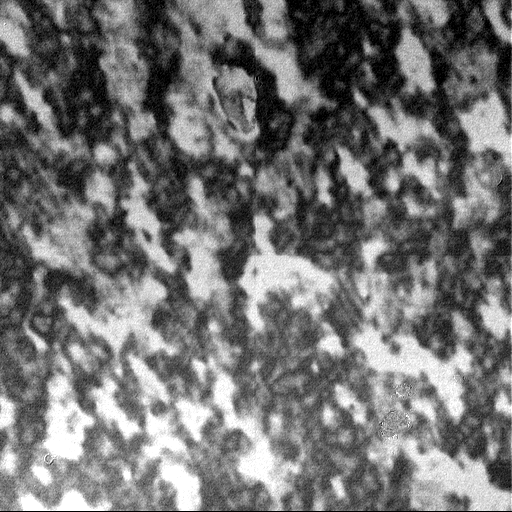
#> input picture Elements/temporal_image.tif, 512 x 512 px
$ python -i tools.py   (imports and definitions only)
#> lines starting #> are read from the running program, lines starting #| are printed output that depends on the picture; after the words box and inside, x2 and y2 are one past the last pixel; in counts of white or black regions, pixels touching at a corner belong together
#> further down, picture is the input picture: shape (512, 512); min 0, max 255, mean 115.5
import cv2, numpy as np, tifffile as tiff


def create_circular_mask(image):
    # Convertir a 8 bits para HoughCircles
    image_8bit = cv2.normalize(image, None, 0, 255, cv2.NORM_MINMAX).astype(np.uint8)
    blurred = cv2.medianBlur(image_8bit, 5)

    circles = cv2.HoughCircles(
        blurred, cv2.HOUGH_GRADIENT, dp=1.2, minDist=100,
        param1=50, param2=30, minRadius=int(image.shape[0]*0.3), maxRadius=int(image.shape[0]*0.6)
    )
#> circles = 25 rows, first 8: [247.8, 247.8, 248.2], [325.8, 324.6, 184.8], [184.2, 328.2, 182.2], [269.4, 124.2, 236.3], [340.2, 209.4, 170.3], [139.8, 211.8, 192.7], [269.4, 418.2, 223.1], [47.4, 258.6, 252.1]
    # Inicializar máscara como toda la imagen (True) o vacía (False) según si se detecta el círculo
    mask = np.zeros(image.shape, dtype=bool)
    # Si se detecta un círculo, dibujarlo en la máscara
    if circles is not None:
        circles = np.uint16(np.around(circles))
#> circles = 25 rows, first 8: [248, 248, 248], [326, 325, 185], [184, 328, 182], [269, 124, 236], [340, 209, 170], [140, 212, 193], [269, 418, 223], [47, 259, 252]
        x_c, y_c, r = circles[0, 0]
#> x_c = 248; y_c = 248; r = 248

        mask_img = np.zeros(image.shape, dtype=np.uint8)
        cv2.circle(mask_img, (x_c, y_c), r, 255, -1)
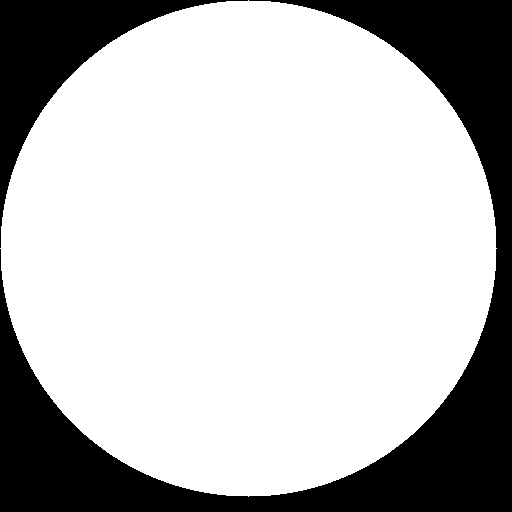
#> mask_img: shape (512, 512); 73.7% white; 2 black regions, box (x1, y1, x2, y2) and area: (0, 0, 512, 512) 55488, (0, 0, 248, 248) 13451
        # Convertir a booleano (True donde es 255)
        mask = mask_img == 255
    else:
        # Si no se detecta el círculo, usar toda la imagen como máscara (True)
        mask = np.ones(image.shape, dtype=bool)

    return mask

def apply_clahe(img,parameters,mask=None):
    clahe=cv2.createCLAHE(clipLimit=parameters['clip_limit'], tileGridSize=parameters['title_grid_size'])
    if mask is not None:
        clahe_img=clahe.apply(img[mask])
    else:
        clahe_img=img
    return clahe_img

def apply_gaussian_blur(img, parameters):
    smoothed_img=cv2.GaussianBlur(img,parameters['ksize'],parameters['sigma'])
    return smoothed_img

def apply_otsu_threshold(img):
    _, otsu_img = cv2.threshold(img, 0, 255, cv2.THRESH_BINARY + cv2.THRESH_OTSU)
    return otsu_img

def thresholding(img, parameters, mask=None):
    #apply clahe, gaussian blur and otsu thresholding
    clahe_img = apply_clahe(img, parameters['clahe'], mask)
    gaussian_img = apply_gaussian_blur(clahe_img, parameters['gaussian_blur'])
    thresh_img = apply_otsu_threshold(gaussian_img)
    return thresh_img

>>> import cv2
>>> picture = cv2.imread('Elements/temporal_image.tif', cv2.IMREAD_GRAYSCALE)
>>> result = create_circular_mask(picture)
